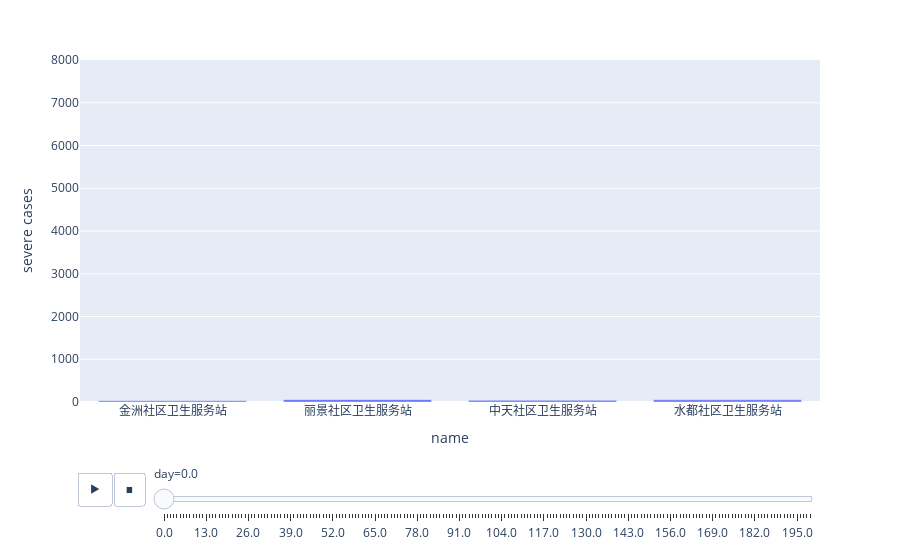

Notebook code for this chart:
### Markdown cell above
### Transform

### Code cell
# df_T = pd.DataFrame(df_severe_byday.values.T,columns=index_row,index=index_colums)
transformed_df = pd.DataFrame({"day": [], "severe cases": [], "name": []})
clinic_name_list = ["金洲社区卫生服务站", "丽景社区卫生服务站", "中天社区卫生服务站", "水都社区卫生服务站"]

for i in range (len(df_severe_byday)):
    
    one_line = df_severe_byday.iloc[i]
    one_column_list = (df_severe_byday.iloc[i].T).tolist()
    one_day_list = (np.ones(4,int)*i).tolist()
    one_df = pd.DataFrame({"day": one_day_list, "severe cases": one_column_list, "name": clinic_name_list})
    transformed_df = pd.concat([transformed_df,one_df], ignore_index=True)

px.bar(transformed_df,x="name",y="severe cases",animation_frame = 'day', range_y = [0, 8000])
